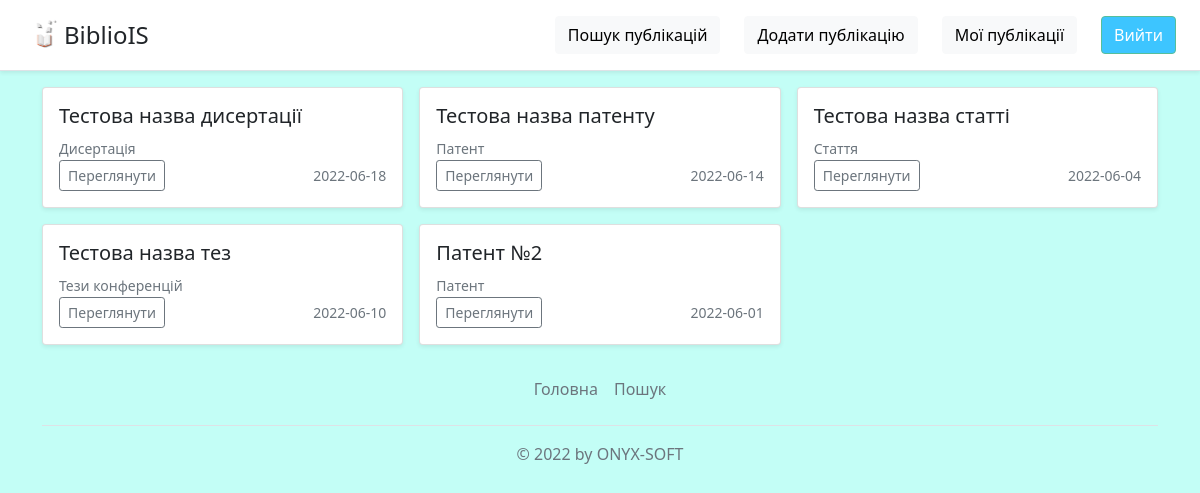
/php/my-publication.php (signed in), run on the app's committed database.
### tables this page shows
CREATE TABLE `publication` (
  `id_publ` int(11) NOT NULL,
  `publ_type` varchar(255) DEFAULT NULL,
  `publ_name` varchar(255) DEFAULT NULL,
  `publ_date` varchar(255) DEFAULT NULL,
  `login_user_id_user` int(11) NOT NULL,
  `url` varchar(255) DEFAULT NULL
);

### php/create-html.php (the view, shortened to what this page needs)
<?php
include("../php/db_connection.php");
$fio_str = $_COOKIE["email"];
    $fio_array=explode(" ",$fio_str);
    $id_user=$fio_array[3];
    $sql = "SELECT * FROM publication WHERE login_user_id_user='$id_user'";
    $result = $db->query($sql);
    $row = $result->fetch_all(MYSQLI_ASSOC);
foreach($row as $i){
print("<div class='col'>");
print("<div class='card shadow-sm'>");
print("<div class='card-body'>");
print("<h5 class='publication-name'>".$i["publ_name"]."</h5>");
print("<small class='mb-1 text-muted'>".$i["publ_type"]."</small>");
print("<div class='d-flex justify-content-between align-items-center'>");
print(" <div class='btn-group'>");
print("<button type='button' class='btn btn-sm btn-outline-secondary' onclick='clcVievButton(this)' id='".$i["id_publ"]."'>Переглянути</button>");
print("</div>");
print("<small class='text-muted'>".$i["publ_date"]."</small>");
print("</div>");
print("</div>");
print("</div>");
print("</div>");
}
    ?>

### php/my-publication.php (shortened to what this page needs)
<!DOCTYPE html>
<html lang="ru">
<head>
    <link rel="stylesheet" href="https://cdn.jsdelivr.net/npm/bootstrap@5.1.3/dist/css/bootstrap.min.css">
    <link rel="stylesheet" href="../css/main-style.css">
    <link rel="stylesheet" href="../css/filter-style.css">
</head>
<body class="body-style">
<?php
require_once "header.php";
?>
<div class="container">
    <form>
    <div class='row row-cols-1 row-cols-sm-2 row-cols-md-3 g-3'>
        <?php
        require_once "create-html.php";
        ?>
    </div>
</form>
</div>
<?php
require_once "footer.php";
?>
</body>
</html>

### php/header.php
<div class="d-flex flex-column flex-md-row align-items-center p-3 px-md-4 mb-3 bg-white border-bottom shadow-sm">
  <a href="index.php" class="d-flex align-items-center text-dark text-decoration-none">
    <img src="../img\open-book-illustration_23-2147500911.png" width="40" height="32"><title></title></img>
    <span class="fs-4" onclick="window.location.href='index.php'">BiblioIS</span>
  </a>
  <nav class="d-inline-flex mt-2 mt-md-0 ms-md-auto">
    <button type="button" class="btn btn-light me-md-3" onclick="window.location.href='html-publ-search.php'">Пошук публікацій</button>
  </nav>
<?php
if(!isset($_COOKIE['email']) OR trim($_COOKIE['email'])==''):
?>
  <button type="button" class="btn btn-primary" onclick="window.location.href='../sign_in/html-registration.php'">Реєстрація</button>
  <nav class="d-inline-flex mt-2 mt-md-0 ms-md-2">
  <button type="button" class="btn btn-primary" onclick="window.location.href='../sign_in/login.php'">Увійти</button>
  </nav>
<?php
elseif(isset($_COOKIE['email']) OR trim($_COOKIE['email'])!=''):
?>
  <nav class="d-inline-flex mt-2 mt-md-0 ms-md-2">
  <button type="button" name="exit_user" class="btn btn-light me-md-3" onclick="window.location.href='add-publication.php'">Додати публікацію</button>
  </nav>
  <nav class="d-inline-flex mt-2 mt-md-0 ms-md-2">
  <button type="button" name="exit_user" class="btn btn-light me-md-3" onclick="window.location.href='my-publication.php'">Мої публікації</button>
  </nav>
  <nav class="d-inline-flex mt-2 mt-md-0 ms-md-2">
  <form method="post" action="../sign_in/exit.php">
    <input id="logout" class="btn btn-primary" type="submit" value="Вийти"/>
  </form>
  </nav>
<?php endif;?>
</div>

### php/footer.php
   <div class="container">
  <footer class="py-3 my-4" id="footer-style">
    <ul class="nav justify-content-center border-bottom pb-3 mb-3">
      <li class="nav-item"><a href="index.php" class="nav-link px-2 text-muted">Головна</a></li>
      <li class="nav-item"><a href="html-publ-search.php" class="nav-link px-2 text-muted">Пошук</a></li>
    </ul>
    <p class="text-center text-muted">© 2022 by ONYX-SOFT</p>
  </footer>
</div>

### css/main-style.css (style rules this page uses)
.body-style { background-color: rgba(136, 253, 237, 0.499); }
.btn-primary { color: rgb(255, 255, 255); background-color: rgb(61, 197, 255); border-color: rgb(86, 190, 155); }
.my-4 { margin-top: 0.5rem!important; margin-bottom: 1.5rem!important; width: 100%; }

### data on the page
publication: publ_name "Тестова назва дисертації", publ_type "Дисертація", publ_date "2022-06-18"
publication: publ_name "Тестова назва патенту", publ_type "Патент", publ_date "2022-06-14"
publication: publ_name "Тестова назва статті", publ_type "Стаття", publ_date "2022-06-04"
publication: publ_name "Тестова назва тез", publ_type "Тези конференцій", publ_date "2022-06-10"
publication: publ_name "Патент №2", publ_type "Патент", publ_date "2022-06-01"
